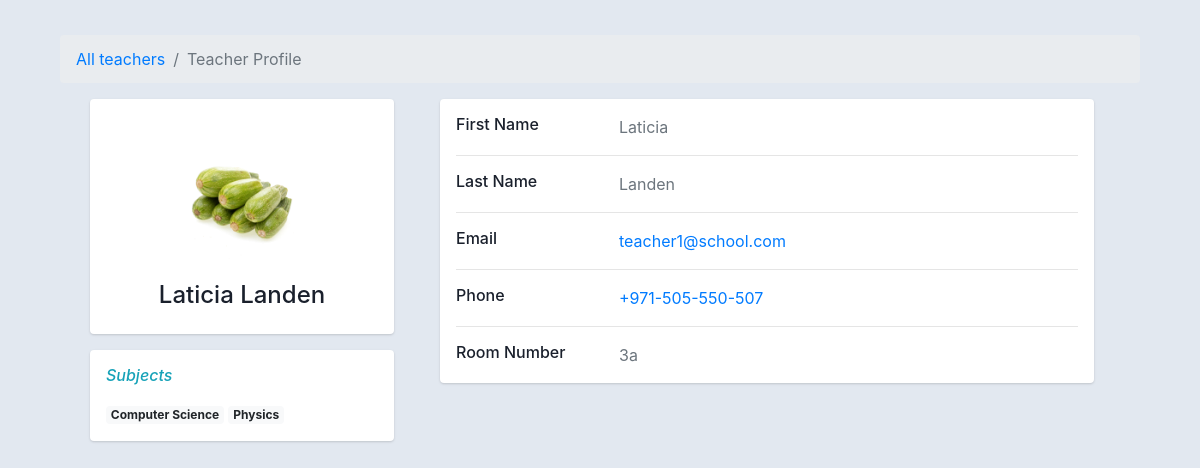
Screenshot of /teachers/248 with the database file from the repository.
### teachers/models.py (models this page shows, shortened)
class Teacher(models.Model):
    firstname = models.CharField(max_length=20)
    lastname = models.CharField(max_length=20)
    image_url = models.CharField(max_length=200, null=True)
    image = models.ImageField(upload_to='', null=True,
                              default="avatar7.png")
    email = models.CharField(max_length=25, unique=True)
    phoneNum = models.CharField(max_length=14, null=True)
    roomNum = models.CharField(max_length=4, null=True)

class SubjectTaughtBy(models.Model):
    class Meta:
        unique_together = (('teacher', 'subject'),)
    teacher = models.ForeignKey(Teacher, on_delete=models.CASCADE)
    subject = models.ForeignKey(Subject, on_delete=models.CASCADE)

class Subject(models.Model):
    name = models.CharField(max_length=20, unique=True)

### teachers/views.py (the view)
class TeacherProfile(View):
    def get(self, request, teacherID):
        context = {
            "teacher": Teacher.objects.get(pk=teacherID),
            'subjectTaughtBy': SubjectTaughtBy.objects.all()
        }
        return render(request, "teacher.html", context=context)

### teachers/templates/teacher.html (shortened to what this page needs)
{% load static %}
<!DOCTYPE html>
<html lang="en">
<head>
    <link href="http://netdna.bootstrapcdn.com/bootstrap/4.4.1/css/bootstrap.min.css" rel="stylesheet">
    <link rel="stylesheet" href="{% static 'css/profile.css' %}">
</head>
<body>
    <div class="container">
        <div class="main-body">
            <nav aria-label="breadcrumb" class="main-breadcrumb">
                <ol class="breadcrumb">
                    <li class="breadcrumb-item"><a href="{% url 'teachers:teachers' %}">All teachers</a></li>
                    <li class="breadcrumb-item active" aria-current="page">Teacher Profile</li>
                </ol>
            </nav>
            <div class="row container gutters-sm">
                <div class="col-md-4">
                    <div class="col-md-12 mb-3">
                        <div class="card">
                            <div class="card-body">
                                <div class="d-flex flex-column align-items-center text-center">
                                    <img src="{{ teacher.image.url }}" alt="{{teacher.firstname}}'s Picture"
                                        class="rounded-circle" width="150">
                                    <div class="mt-3">
                                        <h4>{{teacher.firstname}} {{teacher.lastname}}</h4>
                                    </div>
                                </div>
                            </div>
                        </div>
                    </div>
                    <div class="col-md-12">
                        <div class="card h-20">
                            <div class="card-body">
                                <h6 class="d-flex align-items-center mb-3"><i
                                        class="material-icons text-info mr-2">Subjects</i></h6>
                                {% for recordPair in subjectTaughtBy %}
                                {% if recordPair.teacher == teacher %}
                                <span class="badge badge-light">{{recordPair.subject.name}}</span>
                                {% endif %}
                                {% endfor %}
                            </div>
                        </div>
                    </div>
                </div>
                <div class="col-md-8">
                    <div class="col-md-12 sm-3">
                        <div class="card mb-3">
                            <div class="card-body">
                                <div class="row">
                                    <div class="col-sm-3">
                                        <h6 class="mb-0">First Name</h6>
                                    </div>
                                    <div class="col-sm-9 text-secondary">
                                        {{teacher.firstname}}
                                    </div>
                                </div>
                                <hr>
                                <div class="row">
                                    <div class="col-sm-3">
                                        <h6 class="mb-0">Last Name</h6>
                                    </div>
                                    <div class="col-sm-9 text-secondary">
                                        {{teacher.lastname}}
                                    </div>
                                </div>
                                <hr>
                                <div class="row">
                                    <div class="col-sm-3">
                                        <h6 class="mb-0">Email</h6>
                                    </div>
                                    <div class="col-sm-9 text-secondary">
                                        <a href="mailto:{{teacher.email}}">{{teacher.email}}</a>
                                    </div>
                                </div>
                                <hr>
                                <div class="row">
                                    <div class="col-sm-3">
                                        <h6 class="mb-0">Phone</h6>
                                    </div>
                                    <div class="col-sm-9 text-secondary">
                                    <a href="tel:{{teacher.phoneNum}}">{{teacher.phoneNum}}</a>
                                    </div>
                                </div>
                                <hr>
                                <div class="row">
                                    <div class="col-sm-3">
                                        <h6 class="mb-0">Room Number</h6>
                                    </div>
                                    <div class="col-sm-9 text-secondary">
                                        {{teacher.roomNum}}
                                    </div>
                                </div>
                            </div>
                        </div>
                    </div>
                </div>
            </div>
        </div>
    </div>
</body>
</html>

### static/css/profile.css (style rules this page uses)
body { margin-top: 20px; color: #1a202c; text-align: left; background-color: #e2e8f0; }
.main-body { padding: 15px; }
.card { box-shadow: 0 1px 3px 0 rgba(0, 0, 0, 0.1), 0 1px 2px 0 rgba(0, 0, 0, 0.06); }
.card { position: relative; display: flex; flex-direction: column; min-width: 0; word-wrap: break-word; background-color: #fff; background-clip: border-box; border: 0 solid rgba(0, 0, 0, 0.125); border-radius: 0.25rem; }
.card-body { flex: 1 1 auto; min-height: 1px; padding: 1rem; }
.gutters-sm { margin-right: -8px; margin-left: -8px; }
.gutters-sm > .col, .gutters-sm > [class*="col-"] { padding-right: 8px; padding-left: 8px; }
.mb-3, .my-3 { margin-bottom: 1rem !important; }

### rows the page displays
Teacher: image (picture), firstname "Laticia", lastname "Landen", email "teacher1@school.com", phoneNum "+971-505-550-507", roomNum "3a"
SubjectTaughtBy: subject.name "Computer Science"
SubjectTaughtBy: subject.name "Physics"
